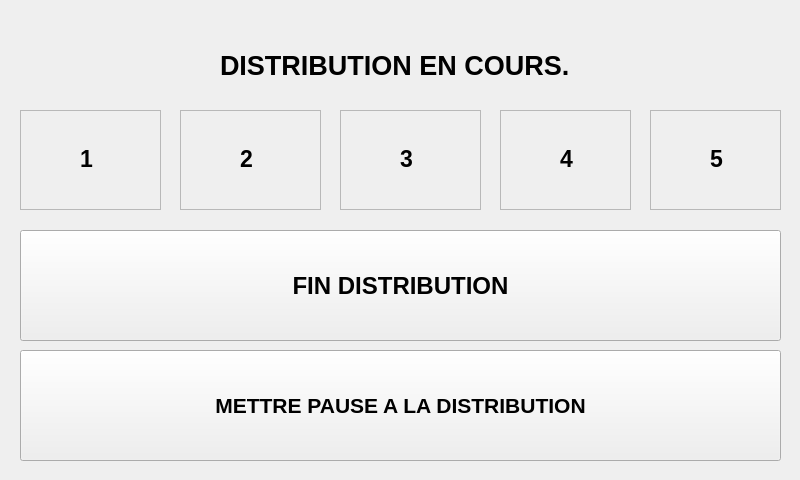
<?xml version="1.0" encoding="UTF-8"?>
<ui version="4.0">
 <class>pagedistribution</class>
 <widget class="QWidget" name="pagedistribution">
  <property name="geometry">
   <rect>
    <x>0</x>
    <y>0</y>
    <width>800</width>
    <height>480</height>
   </rect>
  </property>
  <property name="windowTitle">
   <string>Form</string>
  </property>
  <widget class="QLabel" name="label">
   <property name="geometry">
    <rect>
     <x>220</x>
     <y>40</y>
     <width>351</width>
     <height>51</height>
    </rect>
   </property>
   <property name="font">
    <font>
     <pointsize>20</pointsize>
     <bold>true</bold>
    </font>
   </property>
   <property name="text">
    <string>DISTRIBUTION EN COURS..</string>
   </property>
  </widget>
  <widget class="QFrame" name="frame">
   <property name="geometry">
    <rect>
     <x>20</x>
     <y>110</y>
     <width>141</width>
     <height>100</height>
    </rect>
   </property>
   <property name="frameShape">
    <enum>QFrame::StyledPanel</enum>
   </property>
   <property name="frameShadow">
    <enum>QFrame::Raised</enum>
   </property>
   <widget class="QLabel" name="label_2">
    <property name="geometry">
     <rect>
      <x>60</x>
      <y>40</y>
      <width>21</width>
      <height>17</height>
     </rect>
    </property>
    <property name="font">
     <font>
      <pointsize>17</pointsize>
      <bold>true</bold>
     </font>
    </property>
    <property name="text">
     <string>1</string>
    </property>
   </widget>
  </widget>
  <widget class="QFrame" name="frame_2">
   <property name="geometry">
    <rect>
     <x>180</x>
     <y>110</y>
     <width>141</width>
     <height>100</height>
    </rect>
   </property>
   <property name="frameShape">
    <enum>QFrame::StyledPanel</enum>
   </property>
   <property name="frameShadow">
    <enum>QFrame::Raised</enum>
   </property>
   <widget class="QLabel" name="label_3">
    <property name="geometry">
     <rect>
      <x>60</x>
      <y>40</y>
      <width>21</width>
      <height>17</height>
     </rect>
    </property>
    <property name="font">
     <font>
      <pointsize>17</pointsize>
      <bold>true</bold>
     </font>
    </property>
    <property name="text">
     <string>2</string>
    </property>
   </widget>
  </widget>
  <widget class="QFrame" name="frame_4">
   <property name="geometry">
    <rect>
     <x>500</x>
     <y>110</y>
     <width>131</width>
     <height>100</height>
    </rect>
   </property>
   <property name="frameShape">
    <enum>QFrame::StyledPanel</enum>
   </property>
   <property name="frameShadow">
    <enum>QFrame::Raised</enum>
   </property>
   <widget class="QLabel" name="label_4">
    <property name="geometry">
     <rect>
      <x>60</x>
      <y>40</y>
      <width>21</width>
      <height>17</height>
     </rect>
    </property>
    <property name="font">
     <font>
      <pointsize>17</pointsize>
      <bold>true</bold>
     </font>
    </property>
    <property name="text">
     <string>4</string>
    </property>
   </widget>
  </widget>
  <widget class="QFrame" name="frame_3">
   <property name="geometry">
    <rect>
     <x>340</x>
     <y>110</y>
     <width>141</width>
     <height>100</height>
    </rect>
   </property>
   <property name="frameShape">
    <enum>QFrame::StyledPanel</enum>
   </property>
   <property name="frameShadow">
    <enum>QFrame::Raised</enum>
   </property>
   <widget class="QLabel" name="label_5">
    <property name="geometry">
     <rect>
      <x>60</x>
      <y>40</y>
      <width>21</width>
      <height>17</height>
     </rect>
    </property>
    <property name="font">
     <font>
      <pointsize>17</pointsize>
      <bold>true</bold>
     </font>
    </property>
    <property name="text">
     <string>3</string>
    </property>
   </widget>
  </widget>
  <widget class="QFrame" name="frame_5">
   <property name="geometry">
    <rect>
     <x>650</x>
     <y>110</y>
     <width>131</width>
     <height>100</height>
    </rect>
   </property>
   <property name="frameShape">
    <enum>QFrame::StyledPanel</enum>
   </property>
   <property name="frameShadow">
    <enum>QFrame::Raised</enum>
   </property>
   <widget class="QLabel" name="label_6">
    <property name="geometry">
     <rect>
      <x>60</x>
      <y>40</y>
      <width>21</width>
      <height>17</height>
     </rect>
    </property>
    <property name="font">
     <font>
      <pointsize>17</pointsize>
      <bold>true</bold>
     </font>
    </property>
    <property name="text">
     <string>5</string>
    </property>
   </widget>
  </widget>
  <widget class="QPushButton" name="pushButton">
   <property name="geometry">
    <rect>
     <x>20</x>
     <y>230</y>
     <width>761</width>
     <height>111</height>
    </rect>
   </property>
   <property name="font">
    <font>
     <pointsize>18</pointsize>
     <bold>true</bold>
    </font>
   </property>
   <property name="text">
    <string>FIN DISTRIBUTION</string>
   </property>
  </widget>
  <widget class="QPushButton" name="pushButton_2">
   <property name="geometry">
    <rect>
     <x>20</x>
     <y>350</y>
     <width>761</width>
     <height>111</height>
    </rect>
   </property>
   <property name="font">
    <font>
     <pointsize>16</pointsize>
     <bold>true</bold>
    </font>
   </property>
   <property name="text">
    <string>METTRE PAUSE A LA DISTRIBUTION</string>
   </property>
  </widget>
 </widget>
 <resources/>
 <connections/>
</ui>
